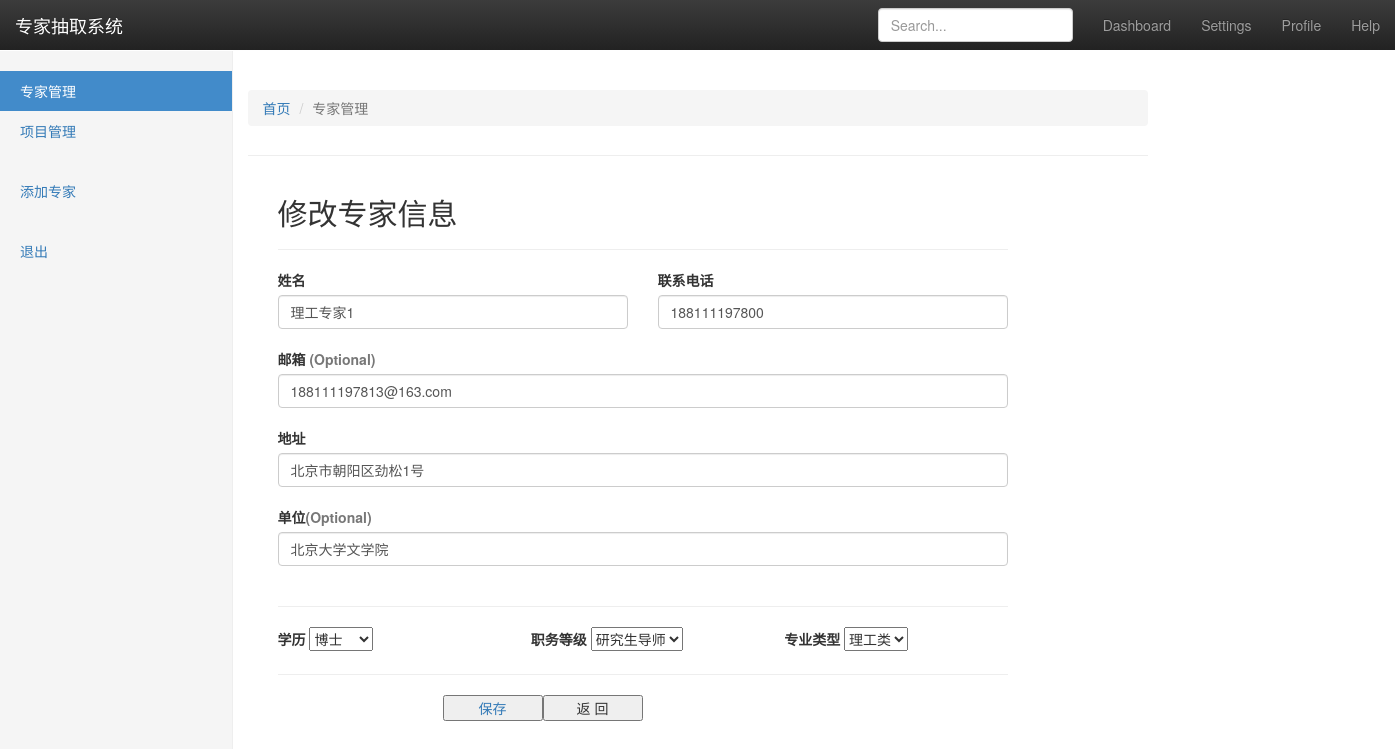
Page /experts/modify/98 (signed in) on the committed database.
### experts/models.py (models this page shows, shortened)
class Expert(models.Model):
    id = models.AutoField(primary_key=True)
    visible = models.BooleanField(default=True, null=True)
    name = models.CharField(max_length=100, verbose_name="专家姓名")
    phone = models.CharField(max_length=100, verbose_name="联系方式")
    email = models.CharField(max_length=100, verbose_name="电子邮箱", null=True)
    address = models.CharField(max_length=100, verbose_name="联系地址", null=True)
    unit = models.CharField(max_length=100, verbose_name="工作单位")
    degree = models.CharField(max_length=500, verbose_name="学历",  null=True)
    level = models.CharField(max_length=500, verbose_name="职务等级", null=True)
    program_type = models.CharField(max_length=500, verbose_name="专业类型", null=True)
    selected_program_list = models.ManyToManyField(Program, related_name="selected", through="Comments")
    account = models.ForeignKey(User, on_delete=models.CASCADE, verbose_name="账户", default=get_default_user, null=True)
    class Meta:
        verbose_name = '专家'
        verbose_name_plural = verbose_name

### experts/views.py (the view, shortened to what this page needs)
# urls.py: path('modify/<int:expert_id>', views.modify_expert_req, name='modify'),
@login_required
def modify_expert_req(request, expert_id):
    if request.method == 'GET':
        try:
            expert = Expert.objects.get(id = expert_id)
        except:
            return HttpResponse("专家不存在，ID:", expert_id)
        program_list = expert.selected_program_list.all()
        return render(request, 'modify_expert_template.html', {"expert" : expert, "program_list": program_list})

### template/modify_expert_template.html (shortened to what this page needs)
<!DOCTYPE html>
{%load filter%}
<html lang="zh-CN">
<head>
  <link rel="stylesheet" href="https://cdn.jsdelivr.net/npm/bootstrap@3.3.7/dist/css/bootstrap.min.css"
>
  <link rel="stylesheet" href="https://cdn.jsdelivr.net/npm/bootstrap@3.3.7/dist/css/bootstrap-theme.min.css"
>
  {% load static %}
</head>
<body>
  <nav class="navbar navbar-inverse navbar-fixed-top">
    <div class="container-fluid">
      <div class="navbar-header">
        <a class="navbar-brand" href="#">专家抽取系统</a>
      </div>
      <div id="navbar" class="navbar-collapse collapse">
        <ul class="nav navbar-nav navbar-right">
          <li><a href="#">Dashboard</a></li>
          <li><a href="#">Settings</a></li>
          <li><a href="#">Profile</a></li>
          <li><a href="#">Help</a></li>
        </ul>
        <form class="navbar-form navbar-right">
          <input type="text" class="form-control" placeholder="Search...">
        </form>
      </div>
    </div>
  </nav>
  <div class="container-fluid">
    <div class="row">
      <div class="col-sm-3 col-md-2 sidebar">
        <ul class="nav nav-sidebar">
          <li class="active"><a href="{% url 'list' %}">专家管理<span class="sr-only">(current)</span></a></li>
          <li><a href="{% url 'index' %}">项目管理</a></li>
        </ul>
		<ul class="nav nav-sidebar">
			<li><a href="{% url 'addExpert' %}">添加专家</a></li>
          </ul>
		<ul class="nav nav-sidebar">
			<li><a href="{% url 'login' %}">退出</a></li>
        </ul>
      </div>
      <div class="container col-md-8 col-md-offset-2">
		<div class="page-header">
			<ol class="breadcrumb">
				<li><a href="/experts/list">首页</a></li>
				<li class="active">专家管理</li>
			</ol>
		</div>
        <div class="bs-docs-example">
          <div class="hero-unit">
            <div class="container">
              <div class="col-md-8 order-md-1">
                <h2 class="mb-3">修改专家信息</h2>
                <hr class="mb-4">
                <form id="inputForm" class="needs-validation" action="" method="post">
                  <div class="row">
                    <div class="col-md-6 mb-3">
                      <label for="firstName">姓名</label>
                      <input type="text" class="form-control" id="firstName" placeholder="" name="name"  value="{{expert.name}}"
                        required="">
                    </div>
                    <div class="col-md-6 mb-3">
                      <label for="cc-name">联系电话</label>
                      <input type="text" class="form-control" id="cc-name" placeholder="" name="phone" value="{{expert.phone}}"
                        required="">
                    </div>
                  </div>
                  <br />
                  <div class="mb-3">
                    <label for="email">邮箱 <span class="text-muted">(Optional)</span></label>
                    <input type="email" class="form-control" id="email" placeholder="you@example.com" value="{{expert.email}}"
                      name="email">
                  </div>
                  <br />
                  <div class="mb-3">
                    <label for="address">地址</label>
                    <input type="text" class="form-control" id="address" placeholder="1234 Main St" value="{{expert.address}}"
                      name="address" required="">
                  </div>
                  <br />
                  <div class="mb-3">
                    <label for="address2">单位<span class="text-muted">(Optional)</span></label>
                    <input type="text" class="form-control" id="address2" placeholder="Apartment or suite" value="{{expert.unit}}"
                      name="unit">
                  </div>
                  <br />
                  <hr class="mb-4">
                  <div class="row">
                    <div class="col-md-4 mb-3">
                      <label for="expert_form.degree.id_for_label">学历</label>
                      <select name="degree" class="custom-select d-block w-100" id="{{expert_form.degree.id_for_label}}"
                        required="">
                        <option value={{expert.degree}}>{{expert.degree}}</option>
                      </select>
                    </div>
                    <div class="col-md-4 mb-3">
                      <label for="{{expert_form.level.id_for_label}}">职务等级</label>
                      <select name="level" class="custom-select d-block w-100" id="{{expert_form.level.id_for_label}}"
                        required="">
                        <option value={{expert.level}}>{{expert.level}}</option>
                      </select>
                    </div>
                    <div class="col-md-4 mb-3">
                      <label for="state">专业类型</label>
                      <select name="program_type" class="custom-select d-block w-100" id="state" required="">
                        <option value={{expert.program_type}}>{{expert.program_type}}</option>
                      </select>
                    </div>
                  </div>
                  <hr class="mb-4">
                  <div style="width:400px; display:block; margin:0px auto;">
                    <a href="/experts/modify/{{expert.id}}" onclick="return save('确认要修改该专家吗？', this.href)">
                      <button type="botton" class="btn-blu-btn col-md-3 mb-4">保存</button>
                    </a>
                    <button id="submitBtn" type="button" class="btn-cancel col-md-3 mb-4" onclick="history.go(-1)">返
                      回</button>
                  </div>
                </form>
              </div>
            </div>
          </div>
        </div>
      </div>
    </div>
  </div>
</body>
</html>

### template/modify_expert_template.html (style rules this page uses)
body { padding-top: 50px; }
.navbar-fixed-top { border: 0; }
.sidebar { display: none; }
@media (min-width: 768px) { .sidebar { position: fixed; top: 51px; bottom: 0; left: 0; z-index: 1000; display: block; padding: 20px; overflow-x: hidden; overflow-y: auto; background-color: #f5f5f5; border-right: 1px solid #eee; } }
.nav-sidebar { margin-right: -21px; margin-bottom: 20px; margin-left: -20px; }
.nav-sidebar>li>a { padding-right: 20px; padding-left: 20px; }
.nav-sidebar>.active>a, .nav-sidebar>.active>a:hover, .nav-sidebar>.active>a:focus { color: #fff; background-color: #428bca; }

### rows in the picture
Expert: name "理工专家1", phone "188111197800", email "188111197813@163.com", address "北京市朝阳区劲松1号", unit "北京大学文学院", degree "博士", level "研究生导师", program_type "理工类"
